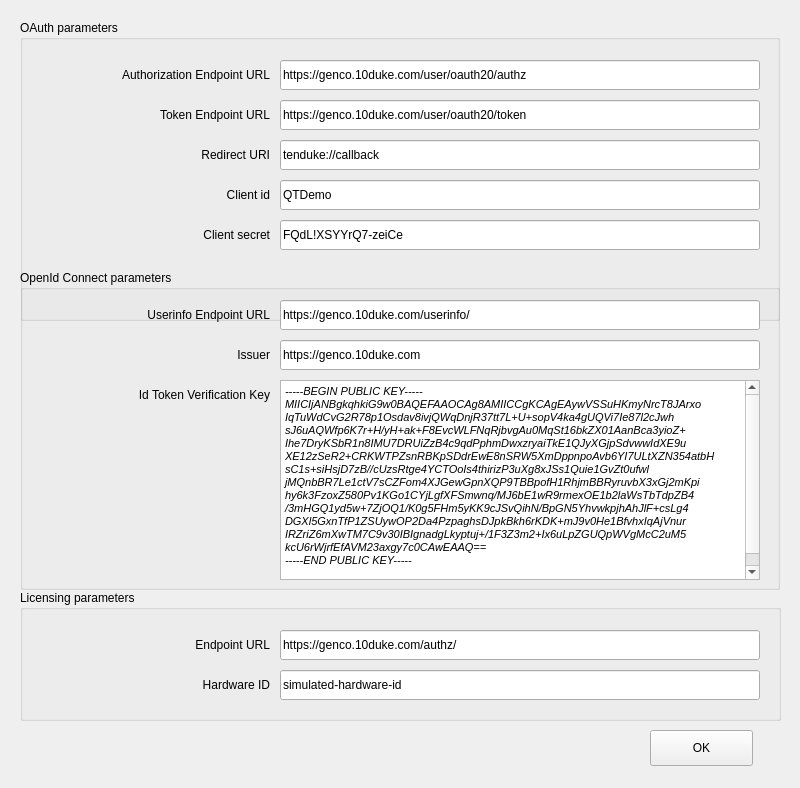
<?xml version="1.0" encoding="UTF-8"?>
<ui version="4.0">
 <class>tenduke::qt::demo::DemoParametersDialog</class>
 <widget class="QMainWindow" name="tenduke::qt::demo::DemoParametersDialog">
  <property name="geometry">
   <rect>
    <x>0</x>
    <y>0</y>
    <width>800</width>
    <height>788</height>
   </rect>
  </property>
  <property name="windowTitle">
   <string>Dialog</string>
  </property>
  <widget class="QWidget" name="centralwidget">
   <widget class="QGroupBox" name="groupBox">
    <property name="geometry">
     <rect>
      <x>20</x>
      <y>20</y>
      <width>760</width>
      <height>301</height>
     </rect>
    </property>
    <property name="title">
     <string>OAuth parameters</string>
    </property>
    <widget class="QLineEdit" name="authorizationEndpoint">
     <property name="geometry">
      <rect>
       <x>260</x>
       <y>40</y>
       <width>480</width>
       <height>30</height>
      </rect>
     </property>
     <property name="text">
      <string>https://genco.10duke.com/user/oauth20/authz</string>
     </property>
    </widget>
    <widget class="QLabel" name="lblAuthzEndpoint">
     <property name="geometry">
      <rect>
       <x>20</x>
       <y>40</y>
       <width>230</width>
       <height>30</height>
      </rect>
     </property>
     <property name="text">
      <string>Authorization Endpoint URL</string>
     </property>
     <property name="alignment">
      <set>Qt::AlignRight|Qt::AlignTrailing|Qt::AlignVCenter</set>
     </property>
    </widget>
    <widget class="QLabel" name="lblTokenEndpoint">
     <property name="geometry">
      <rect>
       <x>20</x>
       <y>80</y>
       <width>230</width>
       <height>30</height>
      </rect>
     </property>
     <property name="text">
      <string>Token Endpoint URL</string>
     </property>
     <property name="alignment">
      <set>Qt::AlignRight|Qt::AlignTrailing|Qt::AlignVCenter</set>
     </property>
    </widget>
    <widget class="QLineEdit" name="tokenEndpoint">
     <property name="geometry">
      <rect>
       <x>260</x>
       <y>80</y>
       <width>480</width>
       <height>30</height>
      </rect>
     </property>
     <property name="text">
      <string>https://genco.10duke.com/user/oauth20/token</string>
     </property>
    </widget>
    <widget class="QLineEdit" name="redirectUri">
     <property name="geometry">
      <rect>
       <x>260</x>
       <y>120</y>
       <width>480</width>
       <height>30</height>
      </rect>
     </property>
     <property name="text">
      <string>tenduke://callback</string>
     </property>
    </widget>
    <widget class="QLineEdit" name="clientIdentifier">
     <property name="geometry">
      <rect>
       <x>260</x>
       <y>160</y>
       <width>480</width>
       <height>30</height>
      </rect>
     </property>
     <property name="text">
      <string>QTDemo</string>
     </property>
    </widget>
    <widget class="QLabel" name="lblRedirectUri">
     <property name="geometry">
      <rect>
       <x>20</x>
       <y>120</y>
       <width>230</width>
       <height>30</height>
      </rect>
     </property>
     <property name="text">
      <string>Redirect URI</string>
     </property>
     <property name="alignment">
      <set>Qt::AlignRight|Qt::AlignTrailing|Qt::AlignVCenter</set>
     </property>
    </widget>
    <widget class="QLabel" name="lblClientIdentifier">
     <property name="geometry">
      <rect>
       <x>20</x>
       <y>160</y>
       <width>230</width>
       <height>30</height>
      </rect>
     </property>
     <property name="text">
      <string>Client id</string>
     </property>
     <property name="alignment">
      <set>Qt::AlignRight|Qt::AlignTrailing|Qt::AlignVCenter</set>
     </property>
    </widget>
    <widget class="QLineEdit" name="clientSecret">
     <property name="geometry">
      <rect>
       <x>260</x>
       <y>200</y>
       <width>480</width>
       <height>30</height>
      </rect>
     </property>
     <property name="text">
      <string>FQdL!XSYYrQ7-zeiCe</string>
     </property>
    </widget>
    <widget class="QLabel" name="lblClientSecret">
     <property name="geometry">
      <rect>
       <x>20</x>
       <y>200</y>
       <width>230</width>
       <height>30</height>
      </rect>
     </property>
     <property name="text">
      <string>Client secret</string>
     </property>
     <property name="alignment">
      <set>Qt::AlignRight|Qt::AlignTrailing|Qt::AlignVCenter</set>
     </property>
    </widget>
   </widget>
   <widget class="QGroupBox" name="groupBox_2">
    <property name="geometry">
     <rect>
      <x>20</x>
      <y>590</y>
      <width>761</width>
      <height>131</height>
     </rect>
    </property>
    <property name="title">
     <string>Licensing parameters</string>
    </property>
    <widget class="QLabel" name="lblLicenseEndpoint">
     <property name="geometry">
      <rect>
       <x>20</x>
       <y>40</y>
       <width>230</width>
       <height>30</height>
      </rect>
     </property>
     <property name="text">
      <string>Endpoint URL</string>
     </property>
     <property name="alignment">
      <set>Qt::AlignRight|Qt::AlignTrailing|Qt::AlignVCenter</set>
     </property>
    </widget>
    <widget class="QLineEdit" name="licenseEndpoint">
     <property name="geometry">
      <rect>
       <x>260</x>
       <y>40</y>
       <width>480</width>
       <height>30</height>
      </rect>
     </property>
     <property name="text">
      <string>https://genco.10duke.com/authz/</string>
     </property>
    </widget>
    <widget class="QLabel" name="lblHardwareId">
     <property name="geometry">
      <rect>
       <x>20</x>
       <y>80</y>
       <width>230</width>
       <height>30</height>
      </rect>
     </property>
     <property name="text">
      <string>Hardware ID</string>
     </property>
     <property name="alignment">
      <set>Qt::AlignRight|Qt::AlignTrailing|Qt::AlignVCenter</set>
     </property>
    </widget>
    <widget class="QLineEdit" name="hardwareId">
     <property name="geometry">
      <rect>
       <x>260</x>
       <y>80</y>
       <width>480</width>
       <height>30</height>
      </rect>
     </property>
     <property name="text">
      <string>simulated-hardware-id</string>
     </property>
    </widget>
   </widget>
   <widget class="QGroupBox" name="groupBox_3">
    <property name="geometry">
     <rect>
      <x>20</x>
      <y>270</y>
      <width>760</width>
      <height>320</height>
     </rect>
    </property>
    <property name="title">
     <string>OpenId Connect parameters</string>
    </property>
    <widget class="QLabel" name="lblUserinfoEndpoint">
     <property name="geometry">
      <rect>
       <x>20</x>
       <y>30</y>
       <width>230</width>
       <height>30</height>
      </rect>
     </property>
     <property name="text">
      <string>Userinfo Endpoint URL</string>
     </property>
     <property name="alignment">
      <set>Qt::AlignRight|Qt::AlignTrailing|Qt::AlignVCenter</set>
     </property>
    </widget>
    <widget class="QLineEdit" name="userinfoEndpoint">
     <property name="geometry">
      <rect>
       <x>260</x>
       <y>30</y>
       <width>480</width>
       <height>30</height>
      </rect>
     </property>
     <property name="text">
      <string>https://genco.10duke.com/userinfo/</string>
     </property>
    </widget>
    <widget class="QLineEdit" name="issuer">
     <property name="geometry">
      <rect>
       <x>260</x>
       <y>70</y>
       <width>480</width>
       <height>30</height>
      </rect>
     </property>
     <property name="text">
      <string>https://genco.10duke.com</string>
     </property>
    </widget>
    <widget class="QLabel" name="lblIssuer">
     <property name="geometry">
      <rect>
       <x>20</x>
       <y>70</y>
       <width>230</width>
       <height>30</height>
      </rect>
     </property>
     <property name="text">
      <string>Issuer</string>
     </property>
     <property name="alignment">
      <set>Qt::AlignRight|Qt::AlignTrailing|Qt::AlignVCenter</set>
     </property>
    </widget>
    <widget class="QLabel" name="lblVerificationKey">
     <property name="geometry">
      <rect>
       <x>20</x>
       <y>110</y>
       <width>230</width>
       <height>30</height>
      </rect>
     </property>
     <property name="text">
      <string>Id Token Verification Key</string>
     </property>
     <property name="alignment">
      <set>Qt::AlignRight|Qt::AlignTrailing|Qt::AlignVCenter</set>
     </property>
    </widget>
    <widget class="QPlainTextEdit" name="verificationKey">
     <property name="geometry">
      <rect>
       <x>260</x>
       <y>110</y>
       <width>480</width>
       <height>200</height>
      </rect>
     </property>
     <property name="font">
      <font>
       <pointsize>8</pointsize>
       <italic>true</italic>
      </font>
     </property>
     <property name="plainText">
      <string>-----BEGIN PUBLIC KEY-----
MIICIjANBgkqhkiG9w0BAQEFAAOCAg8AMIICCgKCAgEAywVSSuHKmyNrcT8JArxo
IqTuWdCvG2R78p1Osdav8ivjQWqDnjR37tt7L+U+sopV4ka4gUQVi7Ie87l2cJwh
sJ6uAQWfp6K7r+H/yH+ak+F8EvcWLFNqRjbvgAu0MqSt16bkZX01AanBca3yioZ+
Ihe7DryKSbR1n8IMU7DRUiZzB4c9qdPphmDwxzryaiTkE1QJyXGjpSdvwwIdXE9u
XE12zSeR2+CRKWTPZsnRBKpSDdrEwE8nSRW5XmDppnpoAvb6YI7ULtXZN354atbH
sC1s+siHsjD7zB//cUzsRtge4YCTOoIs4thirizP3uXg8xJSs1Quie1GvZt0ufwl
jMQnbBR7Le1ctV7sCZFom4XJGewGpnXQP9TBBpofH1RhjmBBRyruvbX3xGj2mKpi
hy6k3FzoxZ580Pv1KGo1CYjLgfXFSmwnq/MJ6bE1wR9rmexOE1b2laWsTbTdpZB4
/3mHGQ1yd5w+7ZjOQ1/K0g5FHm5yKK9cJSvQihN/BpGN5YhvwkpjhAhJlF+csLg4
DGXl5GxnTfP1ZSUywOP2Da4PzpaghsDJpkBkh6rKDK+mJ9v0He1BfvhxIqAjVnur
IRZriZ6mXwTM7C9v30IBIgnadgLkyptuj+/1F3Z3m2+Ix6uLpZGUQpWVgMcC2uM5
kcU6rWjrfEfAVM23axgy7c0CAwEAAQ==
-----END PUBLIC KEY-----
</string>
     </property>
    </widget>
   </widget>
   <widget class="QPushButton" name="btnOK">
    <property name="geometry">
     <rect>
      <x>650</x>
      <y>730</y>
      <width>103</width>
      <height>36</height>
     </rect>
    </property>
    <property name="text">
     <string>OK</string>
    </property>
   </widget>
  </widget>
 </widget>
 <resources/>
 <connections/>
</ui>
